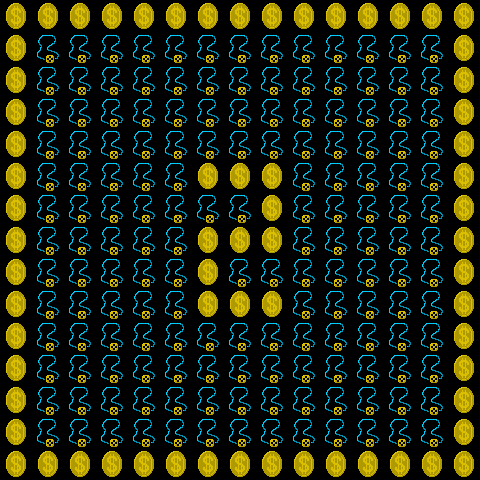

Below is a game level as drawn by its tile map, then a one-line description and the .tmx file that defines it, in full:
An orthogonal 15x15 tile map with 32x32 px tiles, 1 tile layer (base_layer) and 1 object (west).

<map version="1.10" tiledversion="1.10.2" orientation="orthogonal" renderorder="right-down" width="15" height="15" tilewidth="32" tileheight="32" infinite="0" nextlayerid="3" nextobjectid="2">
 <properties>
  <property name="id" type="int" value="2" />
  <property name="west" type="int" value="1" />
 </properties>
 <tileset firstgid="1" source="tile_atlas.tsx" />
 <layer id="1" name="base_layer" width="15" height="15">
  <data encoding="csv">
2,2,2,2,2,2,2,2,2,2,2,2,2,2,2,
2,1,1,1,1,1,1,1,1,1,1,1,1,1,2,
2,1,1,1,1,1,1,1,1,1,1,1,1,1,2,
2,1,1,1,1,1,1,1,1,1,1,1,1,1,2,
2,1,1,1,1,1,1,1,1,1,1,1,1,1,2,
2,1,1,1,1,1,2,2,2,1,1,1,1,1,2,
2,1,1,1,1,1,1,1,2,1,1,1,1,1,2,
2,1,1,1,1,1,2,2,2,1,1,1,1,1,2,
2,1,1,1,1,1,2,1,1,1,1,1,1,1,2,
2,1,1,1,1,1,2,2,2,1,1,1,1,1,2,
2,1,1,1,1,1,1,1,1,1,1,1,1,1,2,
2,1,1,1,1,1,1,1,1,1,1,1,1,1,2,
2,1,1,1,1,1,1,1,1,1,1,1,1,1,2,
2,1,1,1,1,1,1,1,1,1,1,1,1,1,2,
2,2,2,2,2,2,2,2,2,2,2,2,2,2,2
</data>
 </layer>
 <objectgroup id="2" name="path_layer">
  <object id="1" name="west" x="15.7077" y="238.887">
   <properties>
    <property name="col" type="int" value="0" />
    <property name="row" type="int" value="7" />
    <property name="west" type="int" value="1" />
   </properties>
  </object>
 </objectgroup>
</map>